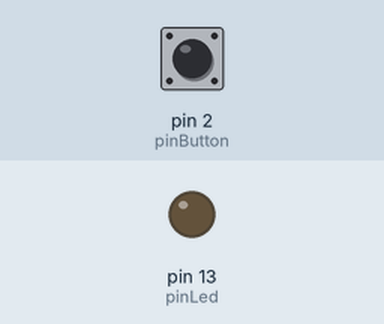
A sketch run on a simulated Arduino Uno, built with avr-gcc and run on an emulated ATmega328P. Parts: output pins drawn as LEDs (lit = HIGH). Inputs (shaded band) come from the test bench; at power-on: pin 2 (pinButton) HIGH.

Above: at 1.2 s.
1.3 s: pin 2 (pinButton) pulled LOW for 0.15 s
At 2.0 s:
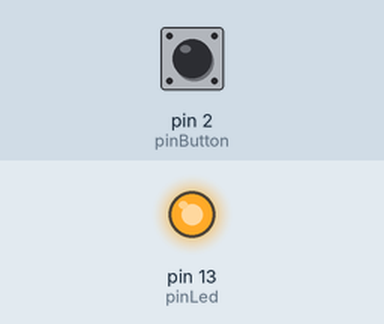
2.9 s: pin 2 (pinButton) pulled LOW for 1 s
At 3.3 s:
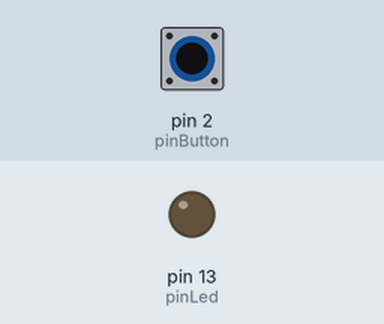
5.4 s: pin 2 (pinButton) pulled LOW for 3.2 s
At 6.4 s:
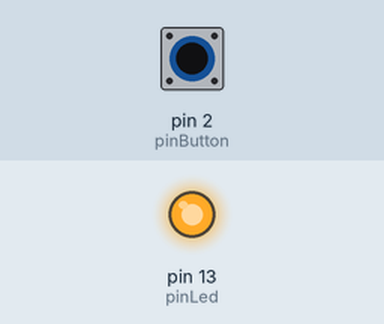
Timing chart, 0 to 8.4 s (numbered marks = the images above; inputs shaded):
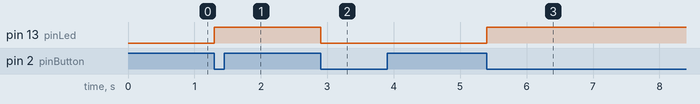

Measured:
- after the input at 1.3 s, pin 13 (pinLed): LOW → HIGH at once
- after the input at 2.9 s, pin 13 (pinLed): HIGH → LOW at once
- after the input at 5.4 s, pin 13 (pinLed): LOW → HIGH at once

The sketch:

lat6_pushBtnLED.ino
```cpp
int pinButton = 2;
int pinLed = 13;

int stateLed = LOW;
int stateBtn;
//int stateBtnLast = HIGH;

void setup() {
  pinMode(pinButton, INPUT_PULLUP);
  pinMode(pinLed, OUTPUT);

  digitalWrite(pinLed, stateLed);
}

void loop() {
  int readBtn = digitalRead(pinButton);

  if(readBtn != stateBtn){
    stateBtn = readBtn;
    if(stateBtn == LOW){
      stateLed = !stateLed;
    }
  }

  digitalWrite(pinLed, stateLed);
//  stateBtnLast = readBtn;
}
```
